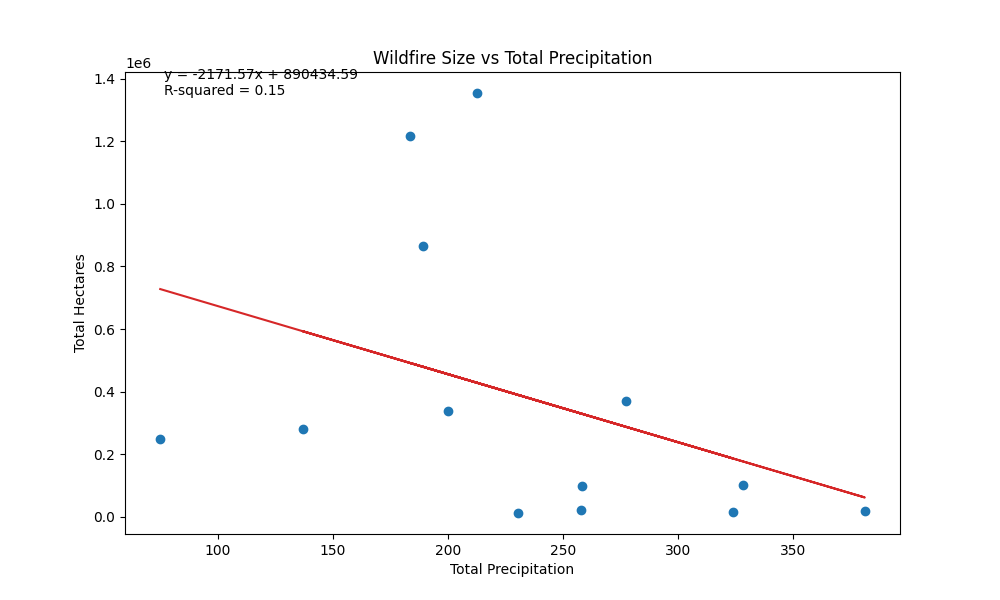

Recreate this plot in Python.
import pandas as pd
import sqlite3
import matplotlib.pyplot as plt
import numpy as np
from scipy.stats import pearsonr

# Create a connection to the SQLite database
conn = sqlite3.connect('your_database.db')

# Query the database and load the wildfire data into a pandas DataFrame
df_wildfire = pd.read_sql_query("SELECT * FROM wildfire_data", conn)

# Query the database and load the weather data into a pandas DataFrame
df_precipitation = pd.read_sql_query("SELECT * FROM weather_data", conn)

# Close the connection to the database
conn.close()

# Convert the 'Year' and 'Total_Hectares' columns to numeric
df_wildfire['Year'] = pd.to_numeric(df_wildfire['Year'], errors='coerce')
df_wildfire['Total_Hectares'] = pd.to_numeric(df_wildfire['Total_Hectares'].str.replace(',', ''), errors='coerce')

# Convert the 'Year' and 'Total_Precipitation' columns to numeric
df_precipitation['Year'] = pd.to_numeric(df_precipitation['LOCAL_YEAR'], errors='coerce')
df_precipitation['Total_Precipitation'] = pd.to_numeric(df_precipitation['TOTAL_PRECIPITATION'], errors='coerce')


# Group the precipitation data by year and calculate the sum
df_precipitation = df_precipitation.groupby('Year')['Total_Precipitation'].sum().reset_index()

# Merge the wildfire and precipitation data on the 'Year' column
df_merged = pd.merge(df_wildfire, df_precipitation, on='Year')

# Fit a line to the data
m, b = np.polyfit(df_merged['Total_Precipitation'], df_merged['Total_Hectares'], 1)

# Calculate the correlation coefficient
r, _ = pearsonr(df_merged['Total_Precipitation'], df_merged['Total_Hectares'])

# Create the plot
plt.figure(figsize=(10,6))
plt.scatter(df_merged['Total_Precipitation'], df_merged['Total_Hectares'], color='tab:blue')
plt.plot(df_merged['Total_Precipitation'], m*df_merged['Total_Precipitation'] + b, color='tab:red')

# Print the equation and R-squared value on the graph
plt.text(0.05, 0.95, f'y = {m:.2f}x + {b:.2f}\nR-squared = {r**2:.2f}', transform=plt.gca().transAxes)

plt.xlabel('Total Precipitation')
plt.ylabel('Total Hectares')
plt.title('Wildfire Size vs Total Precipitation')
plt.show()

plt.savefig('wildfire_data_vs_precip_data.png')